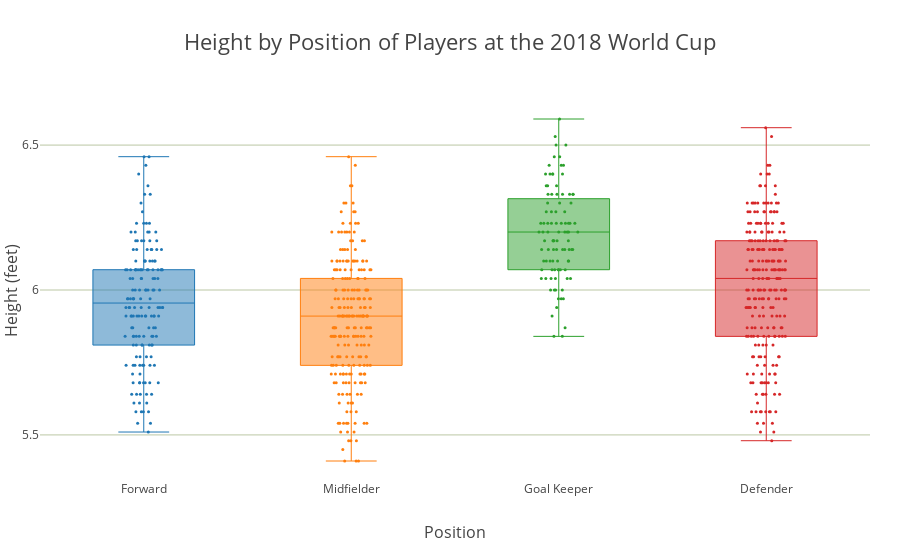

Notebook code cell kept with this figure:
### Markdown cell above
### Plot Height by Position

### Code cell
x_data = ['Forward', 'Midfielder',
          'Goal Keeper', 'Defender']

y0 = df[df['Pos'] == 'forward']['height_ft']
y1 = df[df['Pos'] == 'midfielder']['height_ft']
y2 = df[df['Pos'] == 'goalkeeper']['height_ft']
y3 = df[df['Pos'] == 'defender']['height_ft']

y_data = [y0, y1, y2, y3]

colors = ['#E55381', '#A5402D', '#404E5C', '#60D394']

traces = []

for xd, yd, cls in zip(x_data, y_data, colors):
        traces.append(go.Box(
            y = yd,
            name = xd,
            boxpoints = 'all',
            jitter = 0.4,
            pointpos = 0,
            whiskerwidth = 0.5,
            marker = dict(size=3),
            line = dict(width=1)))

layout = go.Layout(
        title = 'Height by Position of Players at the 2018 World Cup',
        titlefont = dict(size=22),
        xaxis = dict(
            title = 'Position',
            titlefont = dict(size=16)),    
        yaxis = dict(
            title = 'Height (feet)',
            titlefont = dict(size=16),
            autorange = True,
            showgrid = True,
            zeroline = True,
            dtick = 0.5,
            gridcolor = '#BBC7A4',
            gridwidth = 1,
            zerolinecolor = '#BBC7A4',
            zerolinewidth = 3),
        margin = dict(
            l = 40,
            r = 30,
            b = 80,
            t = 100),
        showlegend=False)

fig = go.Figure(data=traces, layout=layout)
iplot(fig, filename = 'Height by Position')

### Figure 1 — Plotly figure (JSON) as saved in the notebook; plotly's stock layout.template omitted (floating-point values rounded to 4 significant figures; data arrays with more than 128 entries replaced by an {"elided": "..."} marker saying what was removed)
{"data": [{"boxpoints": "all", "jitter": 0.4, "line": {"width": 1}, "marker": {"size": 3}, "name": "Forward", "pointpos": 0, "type": "box", "uid": "dfe025cc-8d1c-11e8-9580-90e459fa9f4b", "whiskerwidth": 0.5, "y": {"elided": "160 float values"}}, {"boxpoints": "all", "jitter": 0.4, "line": {"width": 1}, "marker": {"size": 3}, "name": "Midfielder", "pointpos": 0, "type": "box", "uid": "dfe025cd-8d1c-11e8-a9d4-90e459fa9f4b", "whiskerwidth": 0.5, "y": {"elided": "232 float values"}}, {"boxpoints": "all", "jitter": 0.4, "line": {"width": 1}, "marker": {"size": 3}, "name": "Goal Keeper", "pointpos": 0, "type": "box", "uid": "dfe025ce-8d1c-11e8-a705-90e459fa9f4b", "whiskerwidth": 0.5, "y": [6.1, 6.2, 6.3, 6.04, 6.33, 6.14, 6.46, 6.33, 6.53, 6.17, 6.33, 6.4, 6, 6.07, 5.91, 5.87, 5.84, 6.07, 6.17, 6.27, 6.59, 6.23, 6.4, 6.23, 6.27, 6.23, 6.33, 6.07, 6.27, 6.43, 6.17, 6.14, 6.4, 6.14, 6.2, 6.33, 6.1, 6.33, 6.5, 6.1, 6.3, 6.36, 6.04, 6.07, 6.04, 6.2, 6.14, 6.33, 6.07, 5.97, 6.17, 6.1, 6.23, 6.23, 5.94, 6.43, 6.14, 6, 6.46, 6.14, 6.04, 6.2, 5.97, 6.36, 6.23, 6.4, 6, 6.04, 6.2, 6.2, 6.23, 6.07, 6.14, 6.1, 5.84, 6.2, 6.07, 6.43, 6.27, 6.36, 6.4, 6.23, 6.2, 6.17, 6.14, 6.23, 6.5, 6, 6.17, 6.1, 6.1, 5.97, 6.3, 6.23, 6.04, 6.14]}, {"boxpoints": "all", "jitter": 0.4, "line": {"width": 1}, "marker": {"size": 3}, "name": "Defender", "pointpos": 0, "type": "box", "uid": "dfe025cf-8d1c-11e8-8d67-90e459fa9f4b", "whiskerwidth": 0.5, "y": {"elided": "248 float values"}}], "layout": {"margin": {"b": 80, "l": 40, "r": 30, "t": 100}, "showlegend": false, "title": "Height by Position of Players at the 2018 World Cup", "titlefont": {"size": 22}, "xaxis": {"title": "Position", "titlefont": {"size": 16}}, "yaxis": {"autorange": true, "dtick": 0.5, "gridcolor": "#BBC7A4", "gridwidth": 1, "showgrid": true, "title": "Height (feet)", "titlefont": {"size": 16}, "zeroline": true, "zerolinecolor": "#BBC7A4", "zerolinewidth": 3}}}
